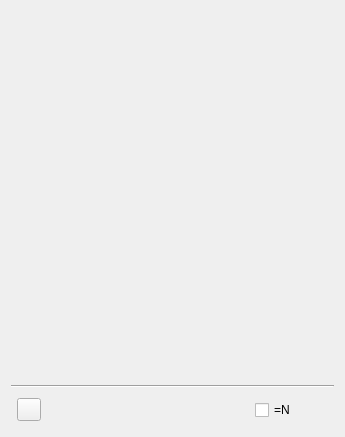
<?xml version="1.0" encoding="UTF-8"?>
<ui version="4.0">
 <class>THT</class>
 <widget class="QWidget" name="THT">
  <property name="geometry">
   <rect>
    <x>0</x>
    <y>0</y>
    <width>345</width>
    <height>437</height>
   </rect>
  </property>
  <property name="windowTitle">
   <string notr="true">Trader's Home Task</string>
  </property>
  <layout class="QGridLayout" name="gridLayout_5">
   <item row="2" column="3">
    <spacer name="horizontalSpacer">
     <property name="orientation">
      <enum>Qt::Horizontal</enum>
     </property>
     <property name="sizeType">
      <enum>QSizePolicy::Expanding</enum>
     </property>
     <property name="sizeHint" stdset="0">
      <size>
       <width>0</width>
       <height>20</height>
      </size>
     </property>
    </spacer>
   </item>
   <item row="2" column="6">
    <widget class="QStackedWidget" name="stackBusy">
     <property name="sizePolicy">
      <sizepolicy hsizetype="Maximum" vsizetype="Maximum">
       <horstretch>0</horstretch>
       <verstretch>0</verstretch>
      </sizepolicy>
     </property>
     <property name="currentIndex">
      <number>0</number>
     </property>
     <widget class="QWidget" name="page">
      <layout class="QGridLayout" name="gridLayout">
       <property name="margin">
        <number>0</number>
       </property>
       <item row="0" column="0">
        <widget class="QLabel" name="labelNotBusy">
         <property name="minimumSize">
          <size>
           <width>32</width>
           <height>32</height>
          </size>
         </property>
         <property name="maximumSize">
          <size>
           <width>32</width>
           <height>32</height>
          </size>
         </property>
         <property name="toolTip">
          <string extracomment="&quot;THT&quot; is the name of the application">THT is ready</string>
         </property>
         <property name="pixmap">
          <pixmap resource="tht.qrc">:/images/ready.png</pixmap>
         </property>
         <property name="alignment">
          <set>Qt::AlignCenter</set>
         </property>
        </widget>
       </item>
      </layout>
     </widget>
     <widget class="QWidget" name="page_2">
      <layout class="QGridLayout" name="gridLayout_2">
       <property name="margin">
        <number>0</number>
       </property>
       <item row="0" column="0">
        <widget class="QLabel" name="labelBusy">
         <property name="minimumSize">
          <size>
           <width>32</width>
           <height>32</height>
          </size>
         </property>
         <property name="maximumSize">
          <size>
           <width>32</width>
           <height>32</height>
          </size>
         </property>
         <property name="toolTip">
          <string extracomment="&quot;THT&quot; is the name of the application">THT is busy</string>
         </property>
         <property name="pixmap">
          <pixmap resource="tht.qrc">:/images/locked.png</pixmap>
         </property>
         <property name="alignment">
          <set>Qt::AlignCenter</set>
         </property>
        </widget>
       </item>
      </layout>
     </widget>
    </widget>
   </item>
   <item row="2" column="1">
    <widget class="ToolButtonNoMenuIndicator" name="pushLinks">
     <property name="icon">
      <iconset resource="tht.qrc">
       <normaloff>:/images/links-load.png</normaloff>:/images/links-load.png</iconset>
     </property>
     <property name="popupMode">
      <enum>QToolButton::InstantPopup</enum>
     </property>
    </widget>
   </item>
   <item row="2" column="5">
    <widget class="QCheckBox" name="checkNyse">
     <property name="text">
      <string notr="true">=N</string>
     </property>
    </widget>
   </item>
   <item row="1" column="0" colspan="7">
    <widget class="Line" name="line">
     <property name="orientation">
      <enum>Qt::Horizontal</enum>
     </property>
    </widget>
   </item>
   <item row="2" column="4">
    <widget class="QWidget" name="containerRight" native="true"/>
   </item>
   <item row="0" column="0" colspan="7">
    <widget class="QWidget" name="widgetTickers" native="true">
     <property name="sizePolicy">
      <sizepolicy hsizetype="Preferred" vsizetype="Preferred">
       <horstretch>0</horstretch>
       <verstretch>1</verstretch>
      </sizepolicy>
     </property>
    </widget>
   </item>
   <item row="2" column="0">
    <widget class="Target" name="target" native="true"/>
   </item>
   <item row="2" column="2">
    <widget class="QWidget" name="containerLeft" native="true"/>
   </item>
  </layout>
 </widget>
 <layoutdefault spacing="6" margin="11"/>
 <customwidgets>
  <customwidget>
   <class>Target</class>
   <extends>QWidget</extends>
   <header>target.h</header>
   <container>1</container>
   <slots>
    <signal>dropped(QPoint)</signal>
    <signal>middleClick()</signal>
    <signal>moving(QPoint)</signal>
    <signal>cancelled()</signal>
   </slots>
  </customwidget>
  <customwidget>
   <class>ToolButtonNoMenuIndicator</class>
   <extends>QToolButton</extends>
   <header>toolbuttonnomenuindicator.h</header>
  </customwidget>
 </customwidgets>
 <tabstops>
  <tabstop>pushLinks</tabstop>
  <tabstop>checkNyse</tabstop>
 </tabstops>
 <resources>
  <include location="tht.qrc"/>
 </resources>
 <connections>
  <connection>
   <sender>target</sender>
   <signal>dropped(QPoint)</signal>
   <receiver>THT</receiver>
   <slot>targetDropped(QPoint)</slot>
   <hints>
    <hint type="sourcelabel">
     <x>28</x>
     <y>416</y>
    </hint>
    <hint type="destinationlabel">
     <x>32</x>
     <y>469</y>
    </hint>
   </hints>
  </connection>
  <connection>
   <sender>target</sender>
   <signal>middleClick()</signal>
   <receiver>THT</receiver>
   <slot>slotClearLinks()</slot>
   <hints>
    <hint type="sourcelabel">
     <x>18</x>
     <y>417</y>
    </hint>
    <hint type="destinationlabel">
     <x>20</x>
     <y>468</y>
    </hint>
   </hints>
  </connection>
  <connection>
   <sender>target</sender>
   <signal>moving(QPoint)</signal>
   <receiver>THT</receiver>
   <slot>slotTargetMoving(QPoint)</slot>
   <hints>
    <hint type="sourcelabel">
     <x>38</x>
     <y>419</y>
    </hint>
    <hint type="destinationlabel">
     <x>44</x>
     <y>453</y>
    </hint>
   </hints>
  </connection>
  <connection>
   <sender>target</sender>
   <signal>cancelled()</signal>
   <receiver>THT</receiver>
   <slot>slotTargetCancelled()</slot>
   <hints>
    <hint type="sourcelabel">
     <x>15</x>
     <y>425</y>
    </hint>
    <hint type="destinationlabel">
     <x>61</x>
     <y>496</y>
    </hint>
   </hints>
  </connection>
 </connections>
 <slots>
  <slot>targetDropped(QPoint)</slot>
  <slot>slotClearLinks()</slot>
  <slot>slotTargetMoving(QPoint)</slot>
  <slot>slotTargetCancelled()</slot>
  <slot>slotFomcClicked()</slot>
 </slots>
</ui>
